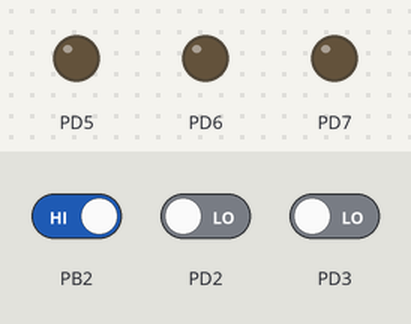
The program below on a simulated ATmega32, built with avr-gcc and emulated at 8 MHz. Shown: output pins drawn as LEDs (lit = HIGH). The test bench sets the inputs (shaded band); at power-on: PB2 HIGH, PD2 LOW, PD3 LOW.

Above: at 1.2 s.
1.3 s: PB2 driven LOW
At 2.3 s:
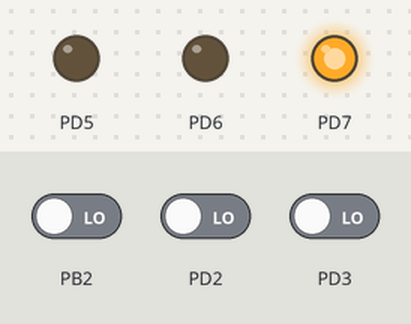
4.3 s: PD2 driven HIGH
At 5.6 s:
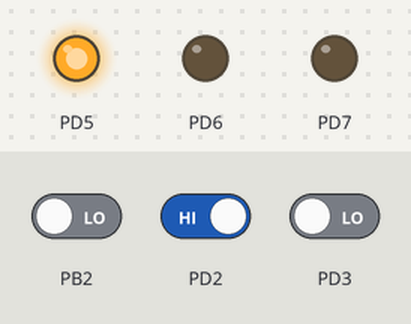
7.3 s: PD3 driven HIGH
At 8.0 s:
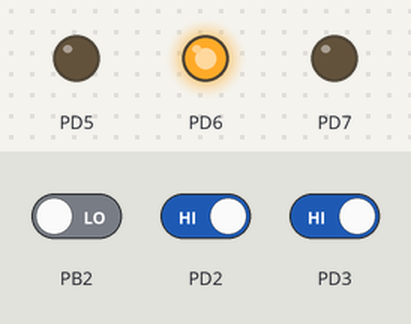
10.3 s: PD2 driven LOW
At 11.5 s:
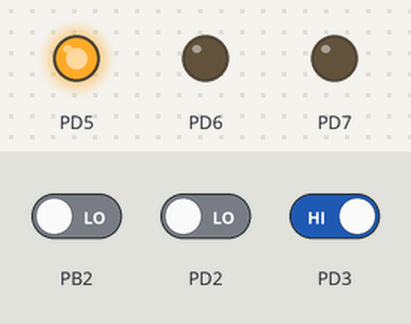
Timing chart, 0 to 13.5 s (numbered marks = the images above; inputs shaded):
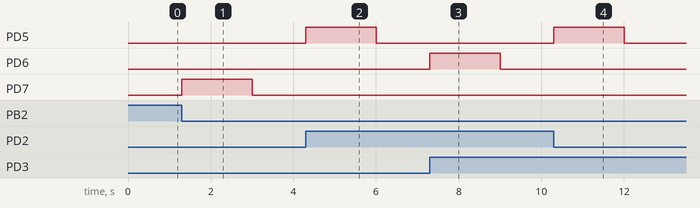

The program:

main.c
```c
/*
 * GccApplication1.c
 *
 * Created: 10/04/2024 03:19:16 م
 * Author : Abdelrhman
 */
#define F_CPU 8000000ul
#include <util/delay.h>
#include <avr/io.h>
#include "ERROR_STATES.h"
#include "EXTI_INTERFACE.h"
void FUN1(void);
void FUN2(void);
void FUN3(void);

int main(void)
{
	DDRD = 0b11100000;
	DDRB = 0;
	PORTD= 0;
	CGI();
	EXI_TriggerEdge(EX_INT0,ANY_LOGIC_CHANGE);
	EXI_TriggerEdge(EX_INT1,RISING_EDGE);
	EXI_TriggerEdge(EX_INT2,FALLING_EDGE);
	EXI_Enable(EX_INT0);
	EXI_Enable(EX_INT1);
	EXI_Enable(EX_INT2);
	SGI();
	EXI_SetCallBack(EX_INT0,FUN1);
	EXI_SetCallBack(EX_INT1,FUN2);
	EXI_SetCallBack(EX_INT2,FUN3);
	while(1)
	{
			PORTD &= ~((1<<5) | (1<<6) | (1<<7)) ;
			_delay_ms(1000);
	}
}
void FUN1(void){
	    PORTD |= 1<<5;
	   _delay_ms(1000);
}
void FUN2(void){
		PORTD |= 1<<6;
		_delay_ms(1000);
}
void FUN3(void){
		PORTD |= 1<<7;
		_delay_ms(1000);
}
```

ERROR_STATES.h
```c
#ifndef ERROR_STATES_H_
#define ERROR_STATES_H_

typedef enum{
ES_NOT_OK,
ES_OK,
ES_NULL_POINTER,
ES_OUT_OF_RANGE,
ES_NOT_CORRECT_MODE
}ES_t;

#endif
```

EXTI_INTERFACE.h
```c
#ifndef EXTI_INTERFACE_H_
#define EXTI_INTERFACE_H_


typedef enum{
	LOW_LEVEL=0,
	ANY_LOGIC_CHANGE,
	FALLING_EDGE,
	RISING_EDGE,
	}TriggerEdge_type;

typedef enum{
	EX_INT0=0,
	EX_INT1,
	EX_INT2
	}ExInterruptSource_type;

void EXI_Enable(ExInterruptSource_type Interrupt);
void EXI_Disable(ExInterruptSource_type Interrupt);
void EXI_TriggerEdge(ExInterruptSource_type Interrupt,TriggerEdge_type Edge);
void EXI_SetCallBack(ExInterruptSource_type Interrupt,void(*LocalPtr)(void));

/*interrupt functions*/
/*
__asm__ __volatile__ ("sei" ::)
sei: This instruction stands for Set Global Interrupt Flag.
When executed, it enables interrupts globally.
In other words, it allows the AVR microcontroller to respond to external interrupts.
The __asm__ __volatile__ part indicates that this is an inline assembly code snippet.
The volatile keyword ensures that the compiler does not optimize away this assembly code.
__asm__ __volatile__ ("cli" ::)
cli: This instruction stands for Clear Global Interrupt Flag.
When executed, it disables interrupts globally.
This prevents the AVR microcontroller from responding to external interrupts.
Similar to the previous statement, the __asm__ __volatile__ part indicates inline assembly code.
__asm__ __volatile__ ("reti" ::)
reti: This instruction stands for Return from Interrupt.
It is used at the end of an interrupt service routine (ISR)
to return control to the main program after handling an interrupt.
Again, the __asm__ __volatile__ part indicates inline assembly code.
*/
# define SGI()   __asm__ __volatile__ ("sei" ::)
# define CGI()   __asm__ __volatile__ ("cli" ::)
# define reti()  __asm__ __volatile__ ("reti" ::)


#endif
```

EXTI_PROGRAME.c
```c
#include "STD_TYPES.h"
#include "ERROR_STATES.h"
#include "BIT_MATH.h"
#include "EXTI_PRIVATE.h"
#include "EXTI_INTERFACE.h"
#include "EXTI_CONFIG.h"


/****************************Pointer to functions to be assigned to ISR*********************************/

static void (*INT0_Fptr) (void)=NULL;
static void (*INT1_Fptr) (void)=NULL;
static void (*INT2_Fptr) (void)=NULL;

/************************************Call back functions*********************************************/
void EXI_SetCallBack(ExInterruptSource_type Interrupt,void(*LocalPtr)(void))
{
	switch(Interrupt){
		case EX_INT0:
		INT0_Fptr=LocalPtr;
		break;
		case EX_INT1:
		INT1_Fptr=LocalPtr;
		break;
		case EX_INT2:
		INT2_Fptr=LocalPtr;
		break;
	}
}
/************************************Enable/Disable functions***********************************/
void EXI_Enable(ExInterruptSource_type Interrupt)
{
	switch(Interrupt){
		case EX_INT0:
		SET_BIT(GICR,INT0);
		break;
		case EX_INT1:
		SET_BIT(GICR,INT1);
		break;
		case EX_INT2:
		SET_BIT(GICR,INT2);
		break;
	}
}

void EXI_Disable(ExInterruptSource_type Interrupt)
{
	switch(Interrupt){
		case EX_INT0:
		CLR_BIT(GICR,INT0);
		break;
		case EX_INT1:
		CLR_BIT(GICR,INT1);
		break;
		case EX_INT2:
		CLR_BIT(GICR,INT2);
		break;
	}
}
/************************************Control function*****************************/
void EXI_TriggerEdge(ExInterruptSource_type Interrupt,TriggerEdge_type Edge)
{
	switch(Interrupt){
		case EX_INT0:
		switch(Edge){
			case LOW_LEVEL:
			CLR_BIT(MCUCR,ISC00);
			CLR_BIT(MCUCR,ISC01);
			break;
			case ANY_LOGIC_CHANGE:
			SET_BIT(MCUCR,ISC00);
			CLR_BIT(MCUCR,ISC01);
			break;
			case FALLING_EDGE:
			CLR_BIT(MCUCR,ISC00);
			SET_BIT(MCUCR,ISC01);
			break;
			case RISING_EDGE:
			SET_BIT(MCUCR,ISC00);
			SET_BIT(MCUCR,ISC01);
			break;

		}
		break;
		case EX_INT1:
		switch(Edge){
			case LOW_LEVEL:
			CLR_BIT(MCUCR,ISC10);
			CLR_BIT(MCUCR,ISC11);
			break;
			case ANY_LOGIC_CHANGE:
			SET_BIT(MCUCR,ISC10);
			CLR_BIT(MCUCR,ISC11);
			break;
			case FALLING_EDGE:
			CLR_BIT(MCUCR,ISC10);
			SET_BIT(MCUCR,ISC11);
			break;
			case RISING_EDGE:
			SET_BIT(MCUCR,ISC10);
			SET_BIT(MCUCR,ISC11);
			break;

		}
		break;
		case EX_INT2:
		switch(Edge){
			case FALLING_EDGE:
			CLR_BIT(MCUCSR,ISC2);
			break;
			case RISING_EDGE:
			SET_BIT(MCUCSR,ISC2);
			break;
			default:
			CLR_BIT(MCUCSR,ISC2);
		}
		break;
	}
}
/*******************************ISR********************************/
ISR(INT0_vect)
{
	if (INT0_Fptr!=NULL)
	{
		INT0_Fptr();
	}
}
ISR(INT1_vect)
{
	if (INT1_Fptr!=NULL)
	{
		INT1_Fptr();
	}
}
ISR(INT2_vect)
{
	if (INT2_Fptr!=NULL)
	{
		INT2_Fptr();
	}
}
```

EXTI_CONFIG.h
```c
#ifndef EXTI_CONFIG_H_
#define EXTI_CONFIG_H_

#endif
```

BIT_MATH.h
```c
#ifndef _BIT_MATH_H_
#define _BIT_MATH_H_

#define SET_BIT(REG , BIT) (REG |=  (1 << BIT))
#define CLR_BIT(REG , BIT) (REG &= ~(1 << BIT))
#define TOG_BIT(REG , BIT) (REG ^=  (1 << BIT))
#define GIT_BIT(REG , BIT) ((REG >> BIT) & 0x1)

#endif
```

EXTI_PRIVATE.h
```c
#ifndef EXTI_PRIVATE_H_
#define EXTI_PRIVATE_H_


/*External Interrupt */
#define MCUCSR   (*(v_u8*)0x54)
#define ISC2 6

#define MCUCR   (*(v_u8*)0x55)
#define ISC00 0
#define ISC01 1
#define ISC10 2
#define ISC11 3

#define GICR     (*(v_u8*)0x5B)
#define INT1 7
#define INT0 6
#define INT2 5

#define GIFR    (*(v_u8*)0x5A)
#define INTF1 7
#define INTF0 6
#define INTF2 5

/* Interrupt vectors */
/* External Interrupt Request 0 */
#define INT0_vect			__vector_1
/* External Interrupt Request 1 */
#define INT1_vect			__vector_2
/* External Interrupt Request 2 */
#define INT2_vect			__vector_3
/* Timer/Counter2 Compare Match */
#define TIMER2_COMP_vect		__vector_4
/* Timer/Counter2 Overflow */
#define TIMER2_OVF_vect			__vector_5
/* Timer/Counter1 Capture Event */
#define TIMER1_CAPT_vect		__vector_6
/* Timer/Counter1 Compare Match A */
#define TIMER1_COMPA_vect		__vector_7
/* Timer/Counter1 Compare Match B */
#define TIMER1_COMPB_vect		__vector_8
/* Timer/Counter1 Overflow */
#define TIMER1_OVF_vect			__vector_9
/* Timer/Counter0 Compare Match */
#define TIMER0_COMP_vect		__vector_10
/* Timer/Counter0 Overflow */
#define TIMER0_OVF_vect			__vector_11
/* Serial Transfer Complete */
#define SPI_STC_vect			__vector_12
/* USART, Rx Complete */
#define USART_RXC_vect			__vector_13
/* USART Data Register Empty */
#define USART_UDRE_vect			__vector_14
/* USART, Tx Complete */
#define USART_TXC_vect			__vector_15
/* ADC Conversion Complete */
#define ADC_vect			   __vector_16
/* EEPROM Ready */
#define EE_RDY_vect			   __vector_17
/* Analog Comparator */
#define ANA_COMP_vect			__vector_18
/* 2-wire Serial Interface */
#define TWI_vect			    __vector_19
/* Store Program Memory Ready */
#define SPM_RDY_vect			__vector_20


/*
__attribute__((interrupt))
This attribute is used to define an ISR (Interrupt Service Routine).
When applied to a function, it tells the compiler that the function is an ISR.
For example:
void __attribute__((interrupt)) TIMER1_COMPA_vect(void) {
    // ISR code here
}
In this case, TIMER1_COMPA_vect is an ISR for the Timer 1 Compare A interrupt.
__attribute__((naked))
This attribute is used to create a “naked” function.
A naked function does not have prologue or epilogue code (no stack setup or cleanup).
It’s often used for low-level assembly routines where you need precise control over the function’s behavior.
*/
#  define ISR_NOBLOCK    __attribute__((interrupt))
#  define ISR_NAKED      __attribute__((naked))

/*
__attribute__ ((signal))__VA_ARGS__ ;
This appears to be incomplete or incorrect.
The __VA_ARGS__ is typically used in macros to represent variable arguments,
but it doesn’t make sense in this context.
If you have more context or the complete statement, I can provide a more accurate explanation.
*/
#  define ISR(vector,...)            \
void vector (void) __attribute__ ((signal))__VA_ARGS__ ; \
void vector (void)


#endif
```

STD_TYPES.h
```c
#ifndef STD_TYPES_H_
#define STD_TYPES_H_

#define CPU_TYPE_8         8
#define CPU_TYPE_16        16
#define CPU_TYPE_32        32
#define CPU_TYPE_64        64
#define MSB_FIRST          0
#define LSB_FIRST          1
#define HIGH_BYTE_FIRST    0
#define LOW_BYTE_FIRST     1


#define CPU_TYPE         CPU_TYPE_32
#define CPU_BIT_ORDER    LSB_FIRST
#define CPU_BYTE_ORDER   HIGH_BYTE_FIRST


/*unsigned Integer data types*/
typedef unsigned char                  u8;
typedef unsigned short int             u16;
typedef unsigned long int              u32;
typedef unsigned long  long            u64;
/*signed Integer data types*/
typedef signed char                    s8;
typedef signed short  int              s16;
typedef signed long int                s32;
typedef signed long  long              s64;
/*Real data types*/
typedef float                          f32;
typedef double                         f64;
typedef long double                    f96;
/*more -----------------*/
typedef volatile unsigned char         v_u8;
typedef volatile signed char           v_s8;
typedef volatile unsigned short int    v_u16;
typedef volatile signed short  int     v_s16;
typedef volatile unsigned long int     v_u32;
typedef volatile signed long int       v_s32;
typedef volatile unsigned long  long   v_u64;
typedef volatile signed long  long     v_s64;
#define NULL (void*)0

#endif
```

Measured:
- after the input at 1.3 s, PD7: LOW → HIGH at once, → LOW 1.7 s later
- after the input at 4.3 s, PD5: LOW → HIGH at once, → LOW 1.7 s later
- after the input at 7.3 s, PD6: LOW → HIGH at once, → LOW 1.7 s later
- after the input at 10.3 s, PD5: LOW → HIGH at once, → LOW 1.7 s later
